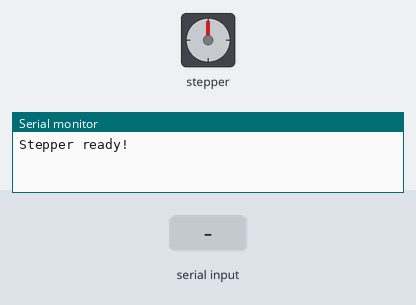
A sketch run on a simulated Arduino Uno, built with avr-gcc and run on an emulated ATmega328P. Shown: stepper motor, the last lines printed to the serial monitor. Wiring (inferred from the names in the program): stepper motor (2048 steps per turn assumed): coils pin 8, pin 9, pin 10, pin 11. The inputs (shaded band) are chosen by the test bench.

Above: at 1.2 s.
1.3 s: "90,45\n" received over Serial
At 4.1 s:
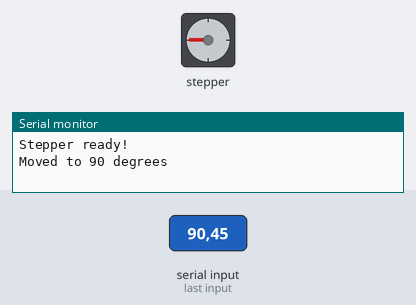
4.3 s: "30,150\n" received over Serial
At 6.8 s:
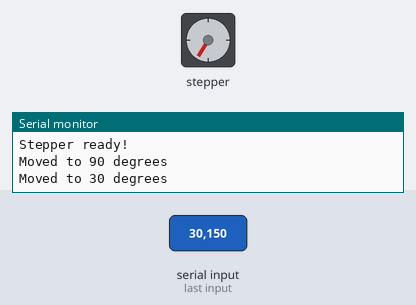
Timing chart, 0 to 8.3 s (numbered marks = the images above; inputs shaded):
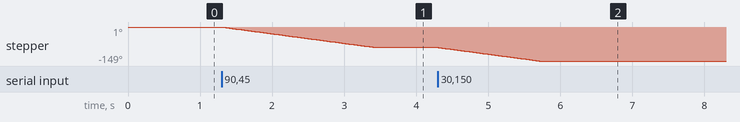

Measured:
- after the input at 1.3 s, stepper: turns 89° counter-clockwise in 2.1 s, starting at once
- after the input at 4.3 s, stepper: turns 60° counter-clockwise in 1.4 s, starting at once

The sketch:

servo_test.ino
```cpp
#define IN1 8
#define IN2 9
#define IN3 10
#define IN4 11

// Half-step sequence for 28BYJ-48 (8 steps)
const int stepPattern[8][4] = {
  {1, 0, 0, 0}, {1, 1, 0, 0}, {0, 1, 0, 0}, {0, 1, 1, 0},
  {0, 0, 1, 0}, {0, 0, 1, 1}, {0, 0, 0, 1}, {1, 0, 0, 1}
};

// Stepper parameters
const int STEPS_PER_REV = 4096;  // Correct for 28BYJ-48 half-step
const float DEG_PER_STEP = 360.0 / STEPS_PER_REV;
int current_steps = 2048;  // Start at 90° (2048 steps = 90°)

void setup() {
  pinMode(IN1, OUTPUT);
  pinMode(IN2, OUTPUT);
  pinMode(IN3, OUTPUT);
  pinMode(IN4, OUTPUT);
  Serial.begin(9600);
  Serial.println("Stepper ready!");
}

void stepMotor(int step) {
  int patternIndex = step % 8;
  if (patternIndex < 0) patternIndex += 8;  // Handle negative steps
  for (int i = 0; i < 4; i++) {
    digitalWrite(IN1, stepPattern[patternIndex][0]);
    digitalWrite(IN2, stepPattern[patternIndex][1]);
    digitalWrite(IN3, stepPattern[patternIndex][2]);
    digitalWrite(IN4, stepPattern[patternIndex][3]);
  }
  delayMicroseconds(2000);  // Tune for smoothness (1000-3000)
}

void moveToAngle(int target_angle) {
  // Limit angle to 30-150°
  if (target_angle < 30 || target_angle > 150) return;

  int target_steps = (int)(target_angle / DEG_PER_STEP);
  int steps_to_move = target_steps - current_steps;
  int direction = steps_to_move > 0 ? 1 : -1;
  steps_to_move = abs(steps_to_move);

  for (int i = 0; i < steps_to_move; i++) {
    stepMotor(current_steps + (i * direction));
  }
  current_steps = target_steps;
}

void loop() {
  if (Serial.available() > 0) {
    String data = Serial.readStringUntil('\n');
    int angle = data.toInt();
    moveToAngle(angle);
    Serial.print("Moved to ");
    Serial.print(angle);
    Serial.println(" degrees");
  }
}
```
